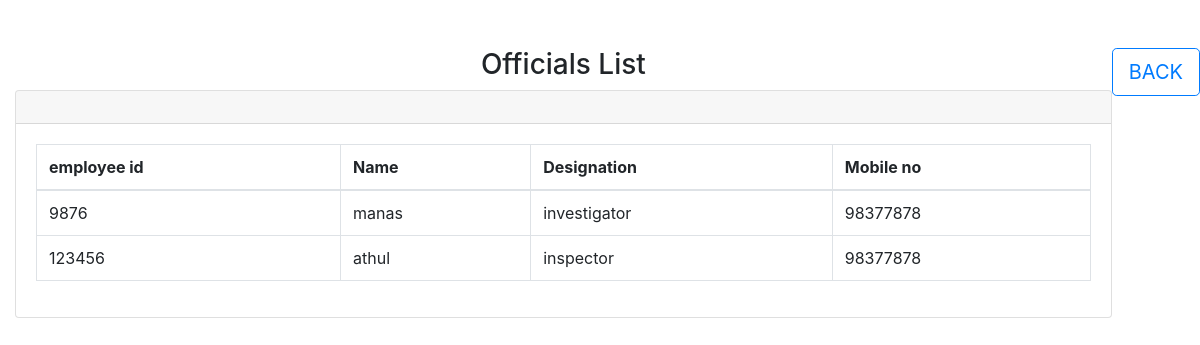
/viewandupdateofficials.php, run on the app's committed database.
### tables this page shows
CREATE TABLE `officials` (
  `empid` int(11) NOT NULL,
  `name` varchar(50) NOT NULL,
  `designation` varchar(50) NOT NULL,
  `official_mobno` int(12) NOT NULL,
  `password` varchar(50) NOT NULL
);

### viewandupdateofficials.php (the view, shortened to what this page needs)
<?php include "header.php";?>
<?php include "database.php";?>
<html>
    <body style="background: url(https://www.marshallsindia.com/ImageBuckets/ItemImages/ZA%201903.jpg?id=75-background_118047-5945.jpg)">
        <button type="button" style="float:right" class="btn btn-outline-primary btn-lg"><a href="adminpage.php">BACK</a></button>
<div class="container-fluid mt-5">
    <h1 class="h3 mb-2 text-gray-800" align=center>Officials List</h1>
    <div class="card shadow mb-4">
        <div class="card-header py-3">
        </div> <div class="card-body">
        <div class="table-responsive">
            <table class="table table-bordered" id="dataTable" width="100%" cellspacing="0">
                <thead> <tr> <th>employee id</th>  <th>Name</th> <th>Designation</th> <th>Mobile no</th></tr> </thead>
                <tbody>
                    <?php
                    $complaints=mysqli_query($conn,"SELECT * from officials  ");
                    while($row=mysqli_fetch_assoc($complaints)){
                    echo "<tr>";
                        echo"<td>".$row['empid']."</td>";
                        echo"<td>".$row['name']."</td>";
                         echo"<td>".$row['designation']."</td>";
                        echo"<td>".$row['official_mobno']."</td>";
                        echo "</tr>";
                    }
                    ?>
                </tbody>
            </table>
        </div>
        </div>
    </div>
</div>
    </body>
</html>

### data on the page
officials: empid "9876", name "manas", designation "investigator", official_mobno "98377878"
officials: empid "123456", name "athul", designation "inspector", official_mobno "98377878"
